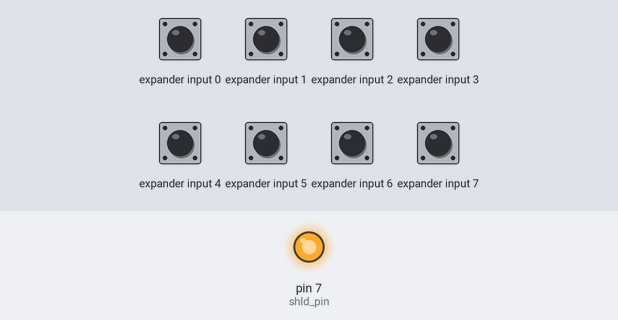
Simulated run of this sketch. Board: Arduino Uno, built with avr-gcc and run on an emulated ATmega328P. Parts: output pins drawn as LEDs (lit = HIGH). Wiring (inferred from the names in the program): input shift register (74HC165): load pin 8; clock pin 9; serial out pin 10. The test bench sets the inputs (shaded band); at power-on: expander input 0–7 HIGH. Pins used as bus, display or sensor lines are not drawn; what the sketch prints to the serial monitor is not drawn.

Above: at 0.1 s.
Timing chart, 0 to 1.6 s (numbered marks = the images above):
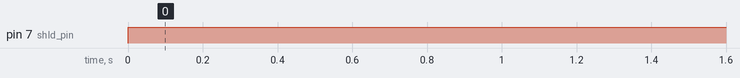

The sketch:

ReadAllSW.ino.ino
```cpp
/* How many shift registers that daisy chained */
#define NUMBER_OF_SHIFT_REG   5

// HARDWARE CONNECTIONS
// Connect the following pins between your Arduino and the 74HC165 Breakout Board
// Connect pins A-H to 5V or GND or switches or whatever
const int data_pin = 10; // Connect Pin 10 to SER_OUT (serial data out)
const int shld_pin = 7; // Connect Pin 7 to SH/!LD (shift or active low load)
const int clk_pin = 9; // Connect Pin 9 to CLK (the clock that times the shifting)
const int ce_pin = 8; // Connect Pin 8 to !CE (clock enable, active low)

byte SHIFT_ARRAYS[NUMBER_OF_SHIFT_REG]; // Variable to store the values loaded from the shift register

// The part that runs once
void setup()
{
  // Initialize serial to gain the power to obtain relevant information, 9600 baud
  Serial.begin(115200);
  // Setup required for the shift-in procedure
  SERIAL_IN_SETUP();
}

// The part that runs to infinity and beyond
void loop() {

  read_shift_regs(SHIFT_ARRAYS); // Read the shift register, it likes that

  // Print out the values being read from the shift register
  Serial.println("\nThe incoming values of the shift register are: ");
  print_all();
  delay(5000); // Wait for some arbitrary amount of time

}

// This code is intended to trigger the shift register to grab values from it's A-H inputs for each shift registers
void read_shift_regs(byte incoming[NUMBER_OF_SHIFT_REG])
{
  // Trigger loading the state of the A-H data lines into the shift register
  digitalWrite(shld_pin, LOW);
  delayMicroseconds(5); // Requires a delay here according to the datasheet timing diagram
  digitalWrite(shld_pin, HIGH);
  delayMicroseconds(5);

  // Required initial states of these two pins according to the datasheet timing diagram
  pinMode(clk_pin, OUTPUT);
  pinMode(data_pin, INPUT);
  digitalWrite(clk_pin, HIGH);
  digitalWrite(ce_pin, LOW); // Enable the clock

  // Get the A-H values for each shift registers
  for (int i = 0; i < NUMBER_OF_SHIFT_REG; i++)
  {
    incoming[i] = shiftIn(data_pin, clk_pin, MSBFIRST);
  }
  digitalWrite(ce_pin, HIGH); // Disable the clock

}

// A function that prints all the 1's and 0's of a byte, so 8 bits +or- 2
void print_byte(byte val)
{
    byte i;
    for(byte i=0; i<=7; i++)
    {
      Serial.print(val >> i & 1, BIN); // Magic bit shift, if you care look up the <<, >>, and & operators
    }
    Serial.print("\n"); // Go to the next line, do not collect $200
}

// A procedure to cek inputed data
void print_all(void)
{
    for (int j = 0; j < NUMBER_OF_SHIFT_REG; j++)
    {
      Serial.print("ABCDEFGH ");
      Serial.print(j);
      Serial.print(": ");
      print_byte(SHIFT_ARRAYS[j]); // Print every 1 and 0 that correlates with A through H for each shift register
    }
}

void SERIAL_IN_SETUP(void)
{
    // Initialize each digital pin to either output or input
    // We are commanding the shift register with each pin with the exception of the serial
    // data we get back on the data_pin line.
    pinMode(shld_pin, OUTPUT);
    pinMode(ce_pin, OUTPUT);
    pinMode(clk_pin, OUTPUT);
    pinMode(data_pin, INPUT);

    // Required initial states of these two pins according to the datasheet timing diagram
    digitalWrite(clk_pin, HIGH);
    digitalWrite(shld_pin, HIGH);
}
```

Measured:
- by itself, pin 7 (shld_pin): LOW → HIGH at 0.00 s
